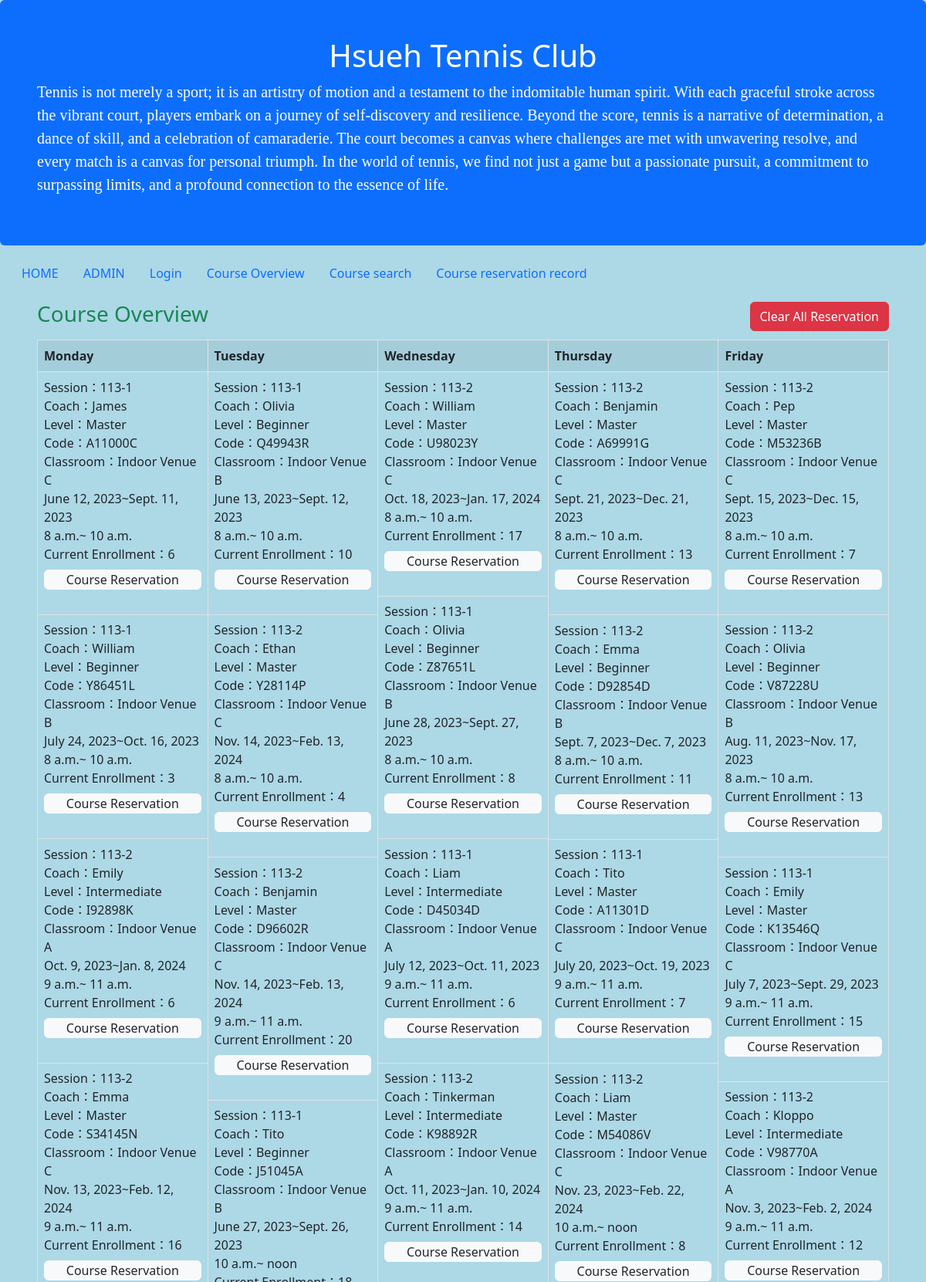
Page /Course_reservation/ (upper part) on the committed database.
### Course_reservation/models.py (models this page shows, shortened)
class Course_reservation(models.Model):
    Period = models.CharField(max_length=255,null=True,help_text="期別")
    Course_code = models.CharField(max_length=255,null=True,help_text="課程代碼")
    Time_start = models.DateField(null=True,help_text="開始日期")
    Time_end = models.DateField(null=True,help_text="結束日期")
    week_choices = [
        ('Monday', 'Monday'),
        ('Tuesday', 'Tuesday'),
        ('Wednesday', 'Wednesday'),
        ('Thursday', 'Thursday'),
        ('Friday', 'Friday'),
    ]
    week=models.CharField(max_length=10, choices=week_choices, default='')
    class_time_start=models.TimeField(null=True)
    class_time_end=models.TimeField(null=True)
    Classroom = models.CharField(max_length=255,null=True,help_text="教室")
    Category_choices = [
        ('Beginner', 'Beginner'),
        ('Intermediate', 'Intermediate'),
        ('Master', 'Master'),
    ]
    Category = models.CharField(max_length=255,choices=Category_choices,null=True,help_text="課程等級")
    Coach_name = models.CharField(max_length=255,null=True,help_text="教練名子")
    Full_number_applicants = models.IntegerField(default=26,null=True,help_text="總共可報名的人數")
    Current_number_applicants = models.IntegerField(default=0,null=True,help_text="目前報名人數")
    Class_status_choices = [
        ('Registration Open', 'Registration Open'),#報名中
        (' Registration Closed', ' Registration Closed'),#報名已滿
        ('Cancelled ', 'Cancelled '),#停開
        ('On-site Registration Only', 'On-site Registration Only'),#僅現場報名
    ]
    Class_status = models.CharField(max_length=255,choices=Class_status_choices,null=True,help_text="班級狀態，報名中、報名已滿、停開、僅現場報名")

### Course_reservation/views.py (the view)
# urls.py: path('', views.index, name='index'),
def index(request):
    template = loader.get_template('Course_reservation.html')
    Course_reservation_list = Course_reservation.objects.all()
    Period_list = Course_reservation.objects.values_list('Period', flat=True).distinct()
    Course_code_list = Course_reservation.objects.values_list('Course_code', flat=True).distinct()
    Category_list = Course_reservation.objects.values_list('Category', flat=True).distinct()
    course_reservation_Filter = Course_reservation_Filter(queryset=Course_reservation_list)
    if request.method == "POST":
        course_reservation_Filter = Course_reservation_Filter(request.POST, queryset=Course_reservation_list)
    context = {
        'Course_reservation_list': Course_reservation_list,
        'course_reservation_Filter': course_reservation_Filter,
        'Period_list': Period_list,
        'Course_code_list': Course_code_list,
        'Category_list': Category_list,
    }
    return HttpResponse(template.render(context, request))

### Course_reservation/templates/Course_reservation.html (shortened to what this page needs)
{% extends "master.html" %}
{% load my_custom_filters %}
{% block content %}
<div class="container-fluid p-5 pt-3">
        <h3 class="text-success mb-3">Course Overview
            <form method="POST" action="{% url 'Course_Clear' %}" style="float: right;">
                <button type="submit" class="btn btn-danger ">Clear All Reservation</button>
            </form>
        </h3>
    <table class="table table-striped table-bordered">
        <tr>
            <th> Monday</th>
            <th> Tuesday</th>
            <th> Wednesday</th>
            <th> Thursday</th>
            <th> Friday</th>
        </tr>
        <tr>
            <td width="20%" class="p-0">
                <table class="table">
                    {% for Course_reservation in Course_reservation_list|dictsort:"class_time_start" %}
                    <tr>
                        <form name='my form' action='Course_content/' method='GET'>
                            {% if Course_reservation.week == "Monday" %}
                            <td>
                                Session：{{ Course_reservation.Period }}<br>
                                Coach：{{ Course_reservation.Coach_name }}<br>
                                Level：{{ Course_reservation.Category }} <br>
                                Code：{{ Course_reservation.Course_code }} <br>
                                Classroom：{{ Course_reservation.Classroom }} <br>
                                {{ Course_reservation.Time_start }}~{{ Course_reservation.Time_end }}<br>
                                {{ Course_reservation.class_time_start }}~
                                {{ Course_reservation.class_time_end }}
                                <br>
                                Current Enrollment：{{ Course_reservation.Current_number_applicants }} <br>
                                <a id="{{ Course_reservation.Course_code }}_Course_Reservation"class="mt-2 nav-link btn btn-light"
                                    href="Course_content?code={{ Course_reservation.Course_code }}">Course Reservation</a>
                                <br>
                            </td>
                            {% endif %}
                        </form>
                    </tr>
                    {% endfor %}
                </table>
            </td>
            <td width="20%" class="p-0">
                <table class="table">
                    {% for Course_reservation in Course_reservation_list|dictsort:"class_time_start"  %}
                        <tr>
                            {% if Course_reservation.week == "Tuesday" %}
                            <td>
                                Session：{{ Course_reservation.Period }}<br>
                                Coach：{{ Course_reservation.Coach_name }}<br>
                                Level：{{ Course_reservation.Category }} <br>
                                Code：{{ Course_reservation.Course_code }} <br>
                                Classroom：{{ Course_reservation.Classroom }} <br>
                                {{ Course_reservation.Time_start }}~{{ Course_reservation.Time_end }}<br>
                                {{ Course_reservation.class_time_start }}~
                                {{ Course_reservation.class_time_end }}
                                <br>
                                Current Enrollment：{{ Course_reservation.Current_number_applicants }} <br>
                                <a id="{{ Course_reservation.Course_code }}_Course_Reservation" class="mt-2 nav-link btn btn-light"
                                    href="Course_content?code={{ Course_reservation.Course_code }}">Course Reservation</a>
                                <br>
                            </td>
                            {% endif %}
                        </tr>
                    {% endfor %}
                </table>
            </td>
            <td width="20%" class="p-0">
                <table class="table">
                    {% for Course_reservation in Course_reservation_list|dictsort:"class_time_start"  %}
                        <tr>
                            {% if Course_reservation.week == "Wednesday" %}
                            <td>
                                Session：{{ Course_reservation.Period }}<br>
                                Coach：{{ Course_reservation.Coach_name }}<br>
                                Level：{{ Course_reservation.Category }} <br>
                                Code：{{ Course_reservation.Course_code }} <br>
                                Classroom：{{ Course_reservation.Classroom }} <br>
                                {{ Course_reservation.Time_start }}~{{ Course_reservation.Time_end }}<br>
                                {{ Course_reservation.class_time_start }}~
                                {{ Course_reservation.class_time_end }}
                                <br>
                                Current Enrollment：{{ Course_reservation.Current_number_applicants }}
                                <br>
                                <a id="{{ Course_reservation.Course_code }}_Course_Reservation" class="mt-2 nav-link btn btn-light"
                                    href="Course_content?code={{ Course_reservation.Course_code }}">Course Reservation</a>
                                <br>
                            </td>
                            {% endif %}
                        </tr>
                    {% endfor %}
                </table>
            </td>
            <td width="20%" class="p-0">
                <table class="table">
                    {% for Course_reservation in Course_reservation_list|dictsort:"class_time_start"  %}
                        <tr>
                            {% if Course_reservation.week == "Thursday" %}
                            <td>
                                Session：{{ Course_reservation.Period }}<br>
                                Coach：{{ Course_reservation.Coach_name }}<br>
                                Level：{{ Course_reservation.Category }}
                                <br>
                                Code：{{ Course_reservation.Course_code }}
                                <br>
                                Classroom：{{ Course_reservation.Classroom }}
                                <br>
                                {{ Course_reservation.Time_start }}~{{ Course_reservation.Time_end }}<br>
                                {{ Course_reservation.class_time_start }}~
                                {{ Course_reservation.class_time_end }}
                                <br>
                                Current Enrollment：{{ Course_reservation.Current_number_applicants }}
                                <br>
                                <a id="{{ Course_reservation.Course_code }}_Course_Reservation" class="mt-2 nav-link btn btn-light"
                                    href="Course_content?code={{ Course_reservation.Course_code }}">Course Reservation</a>
                                <br>
                            </td>
                            {% endif %}
                        </tr>
                    {% endfor %}
                </table>
            </td>
            <td width="20%" class="p-0">
                <table class="table">
                    {% for Course_reservation in Course_reservation_list|dictsort:"class_time_start" %}
                        <tr>
                            {% if Course_reservation.week == "Friday" %}
                            <td>
                                Session：{{ Course_reservation.Period }}<br>
                                Coach：{{ Course_reservation.Coach_name }}<br>
                                Level：{{ Course_reservation.Category }}
                                <br>
                                Code：{{ Course_reservation.Course_code }}
                                <br>
                                Classroom：{{ Course_reservation.Classroom }}
                                <br>
                                {{ Course_reservation.Time_start }}~{{ Course_reservation.Time_end }}<br>
                                {{ Course_reservation.class_time_start }}~
                                {{ Course_reservation.class_time_end }}
                                <br>
                                Current Enrollment：{{ Course_reservation.Current_number_applicants }}
                                <br>
                                <a id="{{ Course_reservation.Course_code }}_Course_Reservation" class="mt-2 nav-link btn btn-light"
                                    href="Course_content?code={{ Course_reservation.Course_code }}">Course Reservation</a>
                                <br>
                            </td>
                            {% endif %}
                        </tr>
                    {% endfor %}
                </table>
        </td>
        </tr>
    </table>
</div>
{% endblock %}

### static/css/club.css (style rules this page uses)
body { background-color: lightblue; }

### rows in the picture
Course_reservation: Period "113-1", Coach_name "James", Category "Master", Course_code "A11000C", Classroom "Indoor Venue C", Time_start "June 12, 2023", Time_end "Sept. 11, 2023", class_time_start "8 a.m.", class_time_end "10 a.m.", Current_number_applicants "6"
Course_reservation: Period "113-1", Coach_name "William", Category "Beginner", Course_code "Y86451L", Classroom "Indoor Venue B", Time_start "July 24, 2023", Time_end "Oct. 16, 2023", class_time_start "8 a.m.", class_time_end "10 a.m.", Current_number_applicants "3"
Course_reservation: Period "113-2", Coach_name "Emily", Category "Intermediate", Course_code "I92898K", Classroom "Indoor Venue A", Time_start "Oct. 9, 2023", Time_end "Jan. 8, 2024", class_time_start "9 a.m.", class_time_end "11 a.m.", Current_number_applicants "6"
Course_reservation: Period "113-2", Coach_name "Emma", Category "Master", Course_code "S34145N", Classroom "Indoor Venue C", Time_start "Nov. 13, 2023", Time_end "Feb. 12, 2024", class_time_start "9 a.m.", class_time_end "11 a.m.", Current_number_applicants "16"
Course_reservation: Period "113-1", Coach_name "Olivia", Category "Beginner", Course_code "Q49943R", Classroom "Indoor Venue B", Time_start "June 13, 2023", Time_end "Sept. 12, 2023", class_time_start "8 a.m.", class_time_end "10 a.m.", Current_number_applicants "10"
Course_reservation: Period "113-2", Coach_name "Ethan", Category "Master", Course_code "Y28114P", Classroom "Indoor Venue C", Time_start "Nov. 14, 2023", Time_end "Feb. 13, 2024", class_time_start "8 a.m.", class_time_end "10 a.m.", Current_number_applicants "4"
Course_reservation: Period "113-2", Coach_name "Benjamin", Category "Master", Course_code "D96602R", Classroom "Indoor Venue C", Time_start "Nov. 14, 2023", Time_end "Feb. 13, 2024", class_time_start "9 a.m.", class_time_end "11 a.m.", Current_number_applicants "20"
Course_reservation: Period "113-1", Coach_name "Tito", Category "Beginner", Course_code "J51045A", Classroom "Indoor Venue B", Time_start "June 27, 2023", Time_end "Sept. 26, 2023", class_time_start "10 a.m.", class_time_end "noon"
Course_reservation: Period "113-2", Coach_name "William", Category "Master", Course_code "U98023Y", Classroom "Indoor Venue C", Time_start "Oct. 18, 2023", Time_end "Jan. 17, 2024", class_time_start "8 a.m.", class_time_end "10 a.m.", Current_number_applicants "17"
Course_reservation: Period "113-1", Coach_name "Olivia", Category "Beginner", Course_code "Z87651L", Classroom "Indoor Venue B", Time_start "June 28, 2023", Time_end "Sept. 27, 2023", class_time_start "8 a.m.", class_time_end "10 a.m.", Current_number_applicants "8"
Course_reservation: Period "113-1", Coach_name "Liam", Category "Intermediate", Course_code "D45034D", Classroom "Indoor Venue A", Time_start "July 12, 2023", Time_end "Oct. 11, 2023", class_time_start "9 a.m.", class_time_end "11 a.m.", Current_number_applicants "6"
Course_reservation: Period "113-2", Coach_name "Tinkerman", Category "Intermediate", Course_code "K98892R", Classroom "Indoor Venue A", Time_start "Oct. 11, 2023", Time_end "Jan. 10, 2024", class_time_start "9 a.m.", class_time_end "11 a.m.", Current_number_applicants "14"
Course_reservation: Period "113-2", Coach_name "Benjamin", Category "Master", Course_code "A69991G", Classroom "Indoor Venue C", Time_start "Sept. 21, 2023", Time_end "Dec. 21, 2023", class_time_start "8 a.m.", class_time_end "10 a.m.", Current_number_applicants "13"
Course_reservation: Period "113-2", Coach_name "Emma", Category "Beginner", Course_code "D92854D", Classroom "Indoor Venue B", Time_start "Sept. 7, 2023", Time_end "Dec. 7, 2023", class_time_start "8 a.m.", class_time_end "10 a.m.", Current_number_applicants "11"
Course_reservation: Period "113-1", Coach_name "Tito", Category "Master", Course_code "A11301D", Classroom "Indoor Venue C", Time_start "July 20, 2023", Time_end "Oct. 19, 2023", class_time_start "9 a.m.", class_time_end "11 a.m.", Current_number_applicants "7"
Course_reservation: Period "113-2", Coach_name "Liam", Category "Master", Course_code "M54086V", Classroom "Indoor Venue C", Time_start "Nov. 23, 2023", Time_end "Feb. 22, 2024", class_time_start "10 a.m.", class_time_end "noon", Current_number_applicants "8"
Course_reservation: Period "113-2", Coach_name "Pep", Category "Master", Course_code "M53236B", Classroom "Indoor Venue C", Time_start "Sept. 15, 2023", Time_end "Dec. 15, 2023", class_time_start "8 a.m.", class_time_end "10 a.m.", Current_number_applicants "7"
Course_reservation: Period "113-2", Coach_name "Olivia", Category "Beginner", Course_code "V87228U", Classroom "Indoor Venue B", Time_start "Aug. 11, 2023", Time_end "Nov. 17, 2023", class_time_start "8 a.m.", class_time_end "10 a.m.", Current_number_applicants "13"
Course_reservation: Period "113-1", Coach_name "Emily", Category "Master", Course_code "K13546Q", Classroom "Indoor Venue C", Time_start "July 7, 2023", Time_end "Sept. 29, 2023", class_time_start "9 a.m.", class_time_end "11 a.m.", Current_number_applicants "15"
Course_reservation: Period "113-2", Coach_name "Kloppo", Category "Intermediate", Course_code "V98770A", Classroom "Indoor Venue A", Time_start "Nov. 3, 2023", Time_end "Feb. 2, 2024", class_time_start "9 a.m.", class_time_end "11 a.m.", Current_number_applicants "12"
